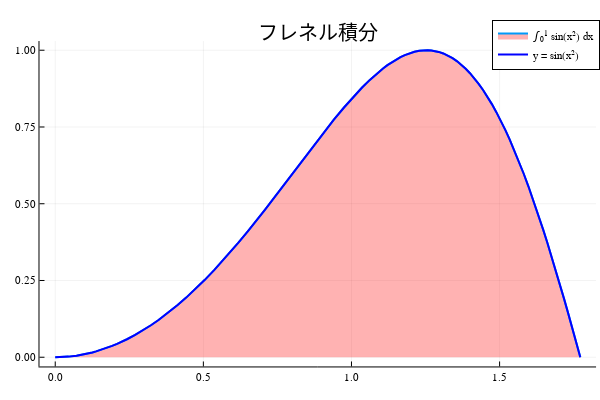

The notebook cell saved with this chart:
### Code cell
# 被積分関数の可視化\n",

plot(f, 0, sqrt(π), fill=(0, 0.3, :red), label="∫₀¹ sin(x²) dx", lw=2)
plot!(x -> sin(x^2), 0, sqrt(π), label="y = sin(x²)", lw=2, color=:blue)
title!("フレネル積分")
